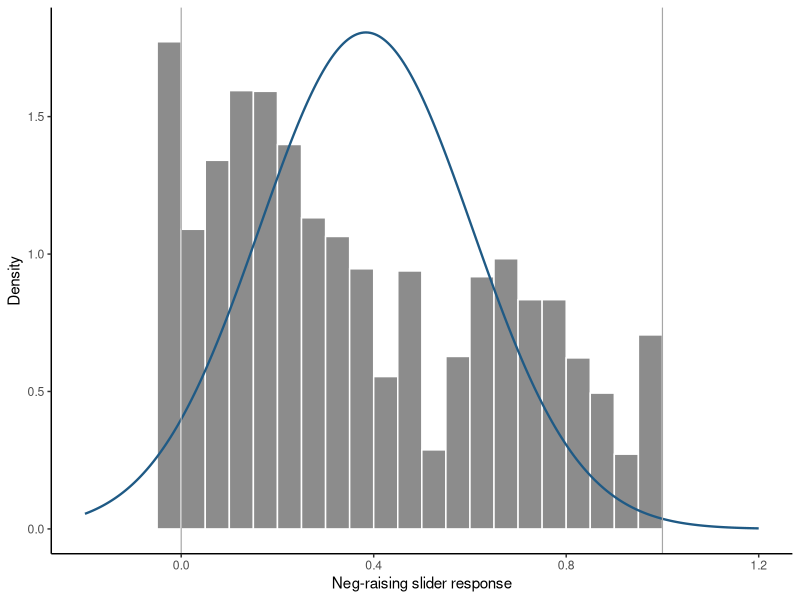

Source code (R):
## ---- chunk 1
#| label: load-meganegraising-bounds
#| echo: true
release_summary <- read.csv("data/meganegraising/meganegraising-release-summary.csv")
mnr <- read.csv("data/meganegraising/meganegraising-balanced.csv")
mnr$voice <- factor(mnr$voice, levels = c("active", "passive"))
mnr$subject <- factor(mnr$subject, levels = c("first", "third"))
stopifnot(nrow(mnr) == 7651L, length(unique(mnr$participant)) == 1091L,
          length(unique(mnr$verb)) == 193L)
release_summary
slider_bounds <- range(c(mnr$negraising, mnr$acceptability))
summary_table <- data.frame(
  response = c("neg-raising", "ease"),
  mean = c(mean(mnr$negraising), mean(mnr$acceptability)),
  zero_probability = c(mean(mnr$negraising == slider_bounds[[1L]]),
                       mean(mnr$acceptability == slider_bounds[[1L]])),
  one_probability = c(mean(mnr$negraising == slider_bounds[[2L]]),
                      mean(mnr$acceptability == slider_bounds[[2L]])),
  endpoint_probability = c(mean(mnr$negraising %in% c(0, 1)),
                           mean(mnr$acceptability %in% c(0, 1)))
)
summary_table
## ---- chunk 2
#| label: inspect-one-meganegraising-row
mnr[1L, c(
  "participant", "verb", "frame", "voice", "subject", "negraising",
  "acceptability"
)]
## ---- chunk 3
#| label: gaussian-bounded-benchmark
#| echo: true
gaussian <- lme4::lmer(
  negraising ~ voice * subject + (1 | participant) + (1 | verb),
  data = mnr, REML = FALSE,
  control = lme4::lmerControl(optimizer = "bobyqa",
                              optCtrl = list(maxfun = 200000L))
)
mnr$gaussian_mean <- predict(gaussian, re.form = NA)
sigma_hat <- sigma(gaussian)
mnr$illegal_probability <- pnorm(0, mnr$gaussian_mean, sigma_hat) +
  pnorm(1, mnr$gaussian_mean, sigma_hat, lower.tail = FALSE)
c(fixed_effects = lme4::fixef(gaussian),
  average_illegal_probability = mean(mnr$illegal_probability))
## ---- chunk 4
#| label: plot-bounded-responses
#| echo: true
library(ggplot2)
density_grid <- data.frame(value = seq(-.2, 1.2, length.out = 301L))
density_grid$fitted_density <- vapply(
  density_grid$value,
  function(value) mean(dnorm(value, mnr$gaussian_mean, sigma_hat)),
  numeric(1)
)
ggplot(mnr, aes(negraising)) +
  geom_histogram(aes(y = after_stat(density)), binwidth = .05, boundary = 0,
                 color = "white", fill = "grey55") +
  geom_line(data = density_grid, aes(value, fitted_density),
            color = "#1F5A85", linewidth = .8) +
  geom_vline(xintercept = slider_bounds, color = "grey65", linewidth = .4) +
  coord_cartesian(xlim = range(density_grid$value)) +
  labs(x = "Neg-raising slider response", y = "Density") +
  theme_classic()
